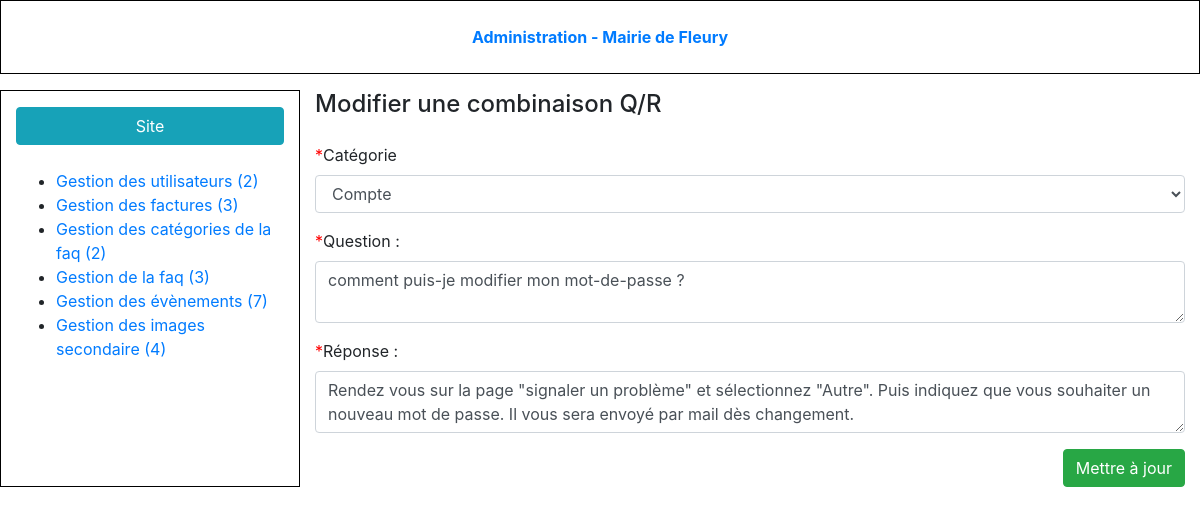
The page /admin/faq-form.php?faq_id=2&action=edit (signed in) on the database its author committed.
### tables this page shows
CREATE TABLE IF NOT EXISTS `faq` (
  `id` int(11) NOT NULL AUTO_INCREMENT,
  `category_id` int(11) NOT NULL,
  `question` varchar(256) NOT NULL,
  `answer` varchar(256) NOT NULL,
  PRIMARY KEY (`id`)
);

### admin/faq-form.php (the view, shortened to what this page needs)
<?php
require_once '../tools/common.php';
$query_category = $db->query('SELECT * FROM faq_category');
$category_name = $query_category->fetchAll();
if (isset($_GET['faq_id']) && isset($_GET['action']) && $_GET['action'] == 'edit') {
    $query = $db->prepare('SELECT * FROM faq WHERE id = ?');
    $query->execute(array($_GET['faq_id']));
    $category = $query->fetch();
}
?>
<!DOCTYPE html>
<html>
<head>
    <?php require 'partials/head_assets.php'; ?>
</head>
<body class="index-body">
<div class="container-fluid">
    <?php require 'partials/header.php'; ?>
    <div class="row my-3 index-content">
        <?php require 'partials/nav.php'; ?>
        <section class="col-9">
            <header class="pb-3">
                <h4><?php if (isset($category)): ?>Modifier<?php else: ?>Ajouter<?php endif; ?> une combinaison Q/R</h4>
            </header>
            <form action="faq-form.php" method="post" enctype="multipart/form-data">
                <div class="form-group">
                    <span class="article-category">*</span><label for="categories"> Catégorie </label>
                    <select class="form-control" name="categories" id="categories">
                        <?php foreach ($category_name as $nameCategory) : ?>
                            <?php $selectedCategories = $db->prepare('SELECT * FROM faq WHERE id = ? AND category_id = ?');
                            $selectedCategories->execute(array($_GET['faq_id'], $nameCategory['id']));
                            $SelectedCat = $selectedCategories->fetch();
                            ?>
                            <option value="<?= $nameCategory['id']; ?>" <?= isset($_GET['faq_id']) && $SelectedCat ? 'selected' : ''; ?>>
                                <?= $nameCategory['category_name']; ?>
                            </option>
                        <?php endforeach; ?>
                    </select>
                </div>
                <div class="form-group">
                    <span class="article-category">*</span><label for="question">Question :</label>
                    <textarea class="form-control" name="question" id="question"
                              placeholder="question"><?= isset($category) ? $category['question'] : ''; ?></textarea>
                </div>
                <div class="form-group">
                    <span class="article-category">*</span><label for="reponse">Réponse :</label>
                    <textarea class="form-control" name="reponse" id="reponse"
                              placeholder="reponse"><?= isset($category) ? $category['answer'] : ''; ?></textarea>
                </div>
                <div class="text-right">
                    <?php if (isset($category)): ?>
                        <input class="btn btn-success" type="submit" name="update" value="Mettre à jour"/>
                    <?php else: ?>
                        <input class="btn btn-success" type="submit" name="save" value="Enregistrer"/>
                    <?php endif; ?>
                </div>
            </form>
        </section>
    </div>
</div>
</body>
</html>

### assets/css/admin.css (style rules this page uses)
.article-category { color:red; }

### rows shown on the page
faq: question "comment puis-je modifier mon mot-de-passe ?", reponse "Rendez vous sur la page \"signaler un problème\" et sélectionnez \"Autre\". Puis indiquez que vous souhaiter un nouveau mot de passe. Il vous sera envoyé par mail dès changement."

### other values the page prints
$nbUsers "2"
$nbbill "3"
$nbCategories "2"
$nbfaq "3"
$nbArticles "7"
$nbImg "4"
form field categories "Compte"
